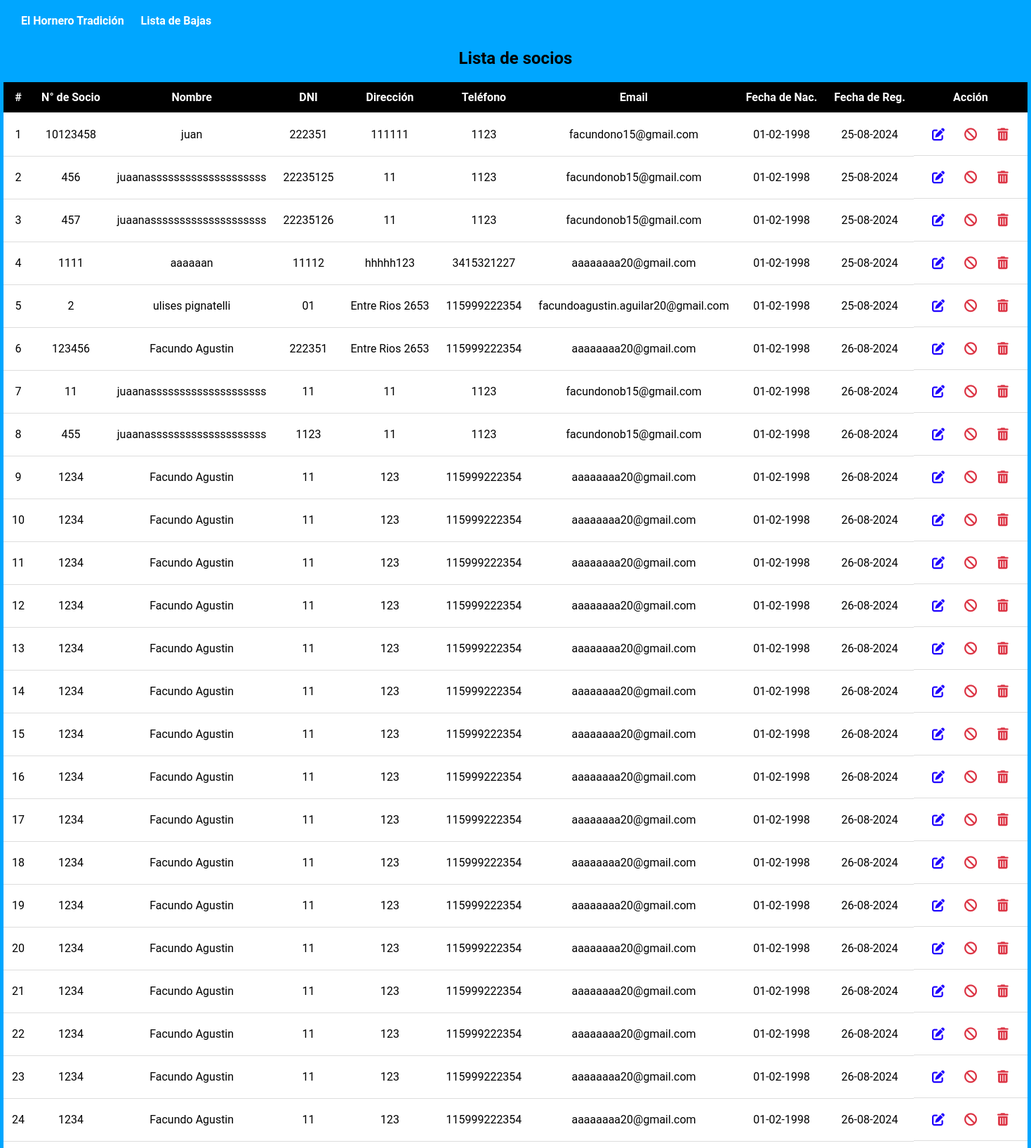
Page /lista_socios/ (upper part) on the committed database.
### Aplicaciones/Apps/models.py (models this page shows)
class Socio(models.Model):
    id = models.AutoField(primary_key=True)
    num_socio = models.IntegerField()  # Cambia el nombre del campo a num_socio
    nombre = models.CharField(max_length=100)
    dni = models.CharField(max_length=20)
    direccion = models.CharField(max_length=200)
    telefono = models.CharField(max_length=20)
    email = models.EmailField()
    fecha_nacimiento = models.DateField()
    fecha_registro = models.DateField(default=timezone.now)
    baja = models.BooleanField(default=False)
    class Meta:
        db_table = 'socio'

### Aplicaciones/Apps/views.py (the view)
# urls.py: path('lista_socios/', views.lista_socios, name='lista_socios'),
def lista_socios(request):
    socios = Socio.objects.filter(baja=False)  # Solo socios activos
    return render(request, 'lista.html', {'socios': socios})

### Aplicaciones/Apps/templates/lista.html (shortened to what this page needs)
{% load static %}
<!DOCTYPE html>
<html lang="es">
    <head>
        <link rel="stylesheet" href="https://cdnjs.cloudflare.com/ajax/libs/font-awesome/6.0.0-beta3/css/all.min.css">
        <link rel="stylesheet" href="{% static 'css/lista.css' %}">
        <link rel="stylesheet" href="https://cdn.jsdelivr.net/npm/sweetalert2@11/dist/sweetalert2.min.css">
</head>
<body>
    <nav class="navbar navbar-dark bg-blue" style="display: flex; justify-content: space-between; align-items: center;">
        <div>
            <a class="navbar-brand hornero" href="{% url 'index' %}">El Hornero Tradición</a>
            <a class="navbar-brand lista-socios" href="{% url 'lista_bajas' %}">Lista de Bajas</a>
        </div>
    </nav>
    <div class="custom-container">
        <h2>Lista de socios</h2>
    </div>
    <div class="container table-container">
        <div class="row">
            <div class="col">
                <div class="table-responsive">
                    <table id="tabla_socios" class="table">
                        <thead class="thead-dark">
                            <tr>
                                <th>#</th>
                                <th>N° de Socio</th>
                                <th>Nombre</th>
                                <th>DNI</th>
                                <th>Dirección</th>
                                <th>Teléfono</th>
                                <th>Email</th>
                                <th>Fecha de Nac.</th>
                                <th>Fecha de Reg.</th>
                                <th>Acción</th>
                            </tr>
                        </thead>
                        <tbody id="tableBody_socios">
                            {% for socio in socios %}
                            <tr>
                                <td>{{ forloop.counter }}</td>
                                <td>{{ socio.num_socio }}</td>
                                <td class="nombre">{{ socio.nombre }}</td>
                                <td>{{ socio.dni }}</td>
                                <td class="direccion">{{ socio.direccion }}</td>
                                <td>{{ socio.telefono }}</td>
                                <td>{{ socio.email }}</td>
                                <td class="fecha-nacimiento">{{ socio.fecha_nacimiento|date:"d-m-Y" }}</td>
                                <td class="fecha-registro">{{ socio.fecha_registro|date:"d-m-Y" }}</td>
                                <td class="action-column">
                                    <button class="action-button edit-button"data-id="{{ socio.id }}"onclick="confirmEditar({{ socio.id }})">
                                        <i class="fas fa-edit"></i>
                                    </button>
                                    <button class="action-button delete-button" data-id="{{ socio.id }}"onclick="confirmBaja({{ socio.id }})">
                                        <i class="fas fa-ban"></i>
                                    </button>
                                    <button class="action-button delete-button btnEliminacion"onclick="confirmDelete({{ socio.id }})">
                                        <i class="fas fa-trash-can"></i>
                                    </button>
                                </td>
                            </tr>
                            {% endfor %}
                        </tbody>
                    </table>
                </div>
            </div>
        </div>
    </div>
</body>
</html>

### Aplicaciones/Apps/static/css/lista.css (style rules this page uses)
* { padding: 0; margin: 0; box-sizing: border-box; }
body { width: 100%; height: 100vh; background-color: rgb(0, 166, 255); font-family: 'Roboto', sans-serif; }
.navbar { background-color: rgb(0, 166, 255); color: white; padding: 10px; display: flex; justify-content: space-between; align-items: center; }
.navbar-brand.hornero { color: white; margin-left: 20px; margin-right: 20px; text-decoration: none; font-weight: bold; }
.navbar-brand.lista-socios { color: white; margin-right: 20px; text-decoration: none; font-weight: bold; }
.navbar.navbar-dark.bg-blue { margin-top: 10px; }
.custom-container { text-align: center; margin-top: 20px; }
.table { border-collapse: collapse; width: 80%; margin: 20px auto; }
.table thead th { background-color: black; color: #ffffff; padding: 12px; text-align: center; border-bottom: 1px solid #ddd; top: 0; z-index: 1; }
.table th, .table td { padding: 12px; text-align: center; border-bottom: 1px solid #ddd; vertical-align: middle; }
.table td { background-color: white; color: black; }
.table th, .table td { white-space: nowrap; }
.action-column { display: flex; justify-content: center; align-items: center; padding: 14px; background-color: white; }
.action-button { background-color: white; margin: 0 3px; width: 36px; height: 36px; display: flex; justify-content: center; align-items: center; border: none; cursor: pointer; font-size: 18px; transition: color 0.3s ease; box-shadow: none; }
.edit-button { color: #1e00ff; }
.delete-button { color: #dc3545; }
.fecha-nacimiento, .fecha-registro, .nombre, .direccion { white-space: nowrap; }

### Aplicaciones/Apps/templates/lista.html (style rules this page uses)
button { padding: 10px 20px; margin: 5px; border: none; border-radius: 5px; cursor: pointer; }

### rows in the picture
Socio: num_socio "10123458", nombre "juan", dni "222351", direccion "111111", telefono "1123", email "facundono15@gmail.com", fecha_nacimiento "01-02-1998", fecha_registro "25-08-2024"
Socio: num_socio "456", nombre "juaanassssssssssssssssssss", dni "22235125", direccion "11", telefono "1123", email "facundonob15@gmail.com", fecha_nacimiento "01-02-1998", fecha_registro "25-08-2024"
Socio: num_socio "457", nombre "juaanassssssssssssssssssss", dni "22235126", direccion "11", telefono "1123", email "facundonob15@gmail.com", fecha_nacimiento "01-02-1998", fecha_registro "25-08-2024"
Socio: num_socio "1111", nombre "aaaaaan", dni "11112", direccion "hhhhh123", telefono "3415321227", email "aaaaaaaa20@gmail.com", fecha_nacimiento "01-02-1998", fecha_registro "25-08-2024"
Socio: num_socio "2", nombre "ulises pignatelli", dni "01", direccion "Entre Rios 2653", telefono "115999222354", email "facundoagustin.aguilar20@gmail.com", fecha_nacimiento "01-02-1998", fecha_registro "25-08-2024"
Socio: num_socio "123456", nombre "Facundo Agustin", dni "222351", direccion "Entre Rios 2653", telefono "115999222354", email "aaaaaaaa20@gmail.com", fecha_nacimiento "01-02-1998", fecha_registro "26-08-2024"
Socio: num_socio "11", nombre "juaanassssssssssssssssssss", dni "11", direccion "11", telefono "1123", email "facundonob15@gmail.com", fecha_nacimiento "01-02-1998", fecha_registro "26-08-2024"
Socio: num_socio "455", nombre "juaanassssssssssssssssssss", dni "1123", direccion "11", telefono "1123", email "facundonob15@gmail.com", fecha_nacimiento "01-02-1998", fecha_registro "26-08-2024"
Socio: num_socio "1234", nombre "Facundo Agustin", dni "11", direccion "123", telefono "115999222354", email "aaaaaaaa20@gmail.com", fecha_nacimiento "01-02-1998", fecha_registro "26-08-2024"
Socio: num_socio "1234", nombre "Facundo Agustin", dni "11", direccion "123", telefono "115999222354", email "aaaaaaaa20@gmail.com", fecha_nacimiento "01-02-1998", fecha_registro "26-08-2024"
Socio: num_socio "1234", nombre "Facundo Agustin", dni "11", direccion "123", telefono "115999222354", email "aaaaaaaa20@gmail.com", fecha_nacimiento "01-02-1998", fecha_registro "26-08-2024"
Socio: num_socio "1234", nombre "Facundo Agustin", dni "11", direccion "123", telefono "115999222354", email "aaaaaaaa20@gmail.com", fecha_nacimiento "01-02-1998", fecha_registro "26-08-2024"
Socio: num_socio "1234", nombre "Facundo Agustin", dni "11", direccion "123", telefono "115999222354", email "aaaaaaaa20@gmail.com", fecha_nacimiento "01-02-1998", fecha_registro "26-08-2024"
Socio: num_socio "1234", nombre "Facundo Agustin", dni "11", direccion "123", telefono "115999222354", email "aaaaaaaa20@gmail.com", fecha_nacimiento "01-02-1998", fecha_registro "26-08-2024"
Socio: num_socio "1234", nombre "Facundo Agustin", dni "11", direccion "123", telefono "115999222354", email "aaaaaaaa20@gmail.com", fecha_nacimiento "01-02-1998", fecha_registro "26-08-2024"
Socio: num_socio "1234", nombre "Facundo Agustin", dni "11", direccion "123", telefono "115999222354", email "aaaaaaaa20@gmail.com", fecha_nacimiento "01-02-1998", fecha_registro "26-08-2024"
Socio: num_socio "1234", nombre "Facundo Agustin", dni "11", direccion "123", telefono "115999222354", email "aaaaaaaa20@gmail.com", fecha_nacimiento "01-02-1998", fecha_registro "26-08-2024"
Socio: num_socio "1234", nombre "Facundo Agustin", dni "11", direccion "123", telefono "115999222354", email "aaaaaaaa20@gmail.com", fecha_nacimiento "01-02-1998", fecha_registro "26-08-2024"
Socio: num_socio "1234", nombre "Facundo Agustin", dni "11", direccion "123", telefono "115999222354", email "aaaaaaaa20@gmail.com", fecha_nacimiento "01-02-1998", fecha_registro "26-08-2024"
Socio: num_socio "1234", nombre "Facundo Agustin", dni "11", direccion "123", telefono "115999222354", email "aaaaaaaa20@gmail.com", fecha_nacimiento "01-02-1998", fecha_registro "26-08-2024"
Socio: num_socio "1234", nombre "Facundo Agustin", dni "11", direccion "123", telefono "115999222354", email "aaaaaaaa20@gmail.com", fecha_nacimiento "01-02-1998", fecha_registro "26-08-2024"
Socio: num_socio "1234", nombre "Facundo Agustin", dni "11", direccion "123", telefono "115999222354", email "aaaaaaaa20@gmail.com", fecha_nacimiento "01-02-1998", fecha_registro "26-08-2024"
Socio: num_socio "1234", nombre "Facundo Agustin", dni "11", direccion "123", telefono "115999222354", email "aaaaaaaa20@gmail.com", fecha_nacimiento "01-02-1998", fecha_registro "26-08-2024"
Socio: num_socio "1234", nombre "Facundo Agustin", dni "11", direccion "123", telefono "115999222354", email "aaaaaaaa20@gmail.com", fecha_nacimiento "01-02-1998", fecha_registro "26-08-2024"
